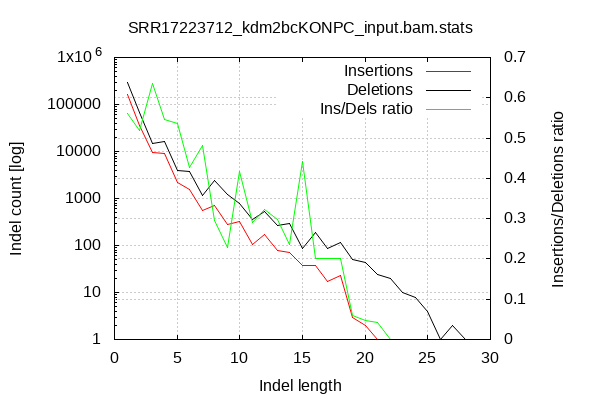

gnuplot code for this plot:

        set terminal png size 600,400 truecolor
        set output "SRR17223712_kdm2bcKONPC_input_stats/indel-dist.png"
        set grid xtics ytics y2tics back lc rgb "#cccccc"
        set style line 1 linetype 1  linecolor rgb "red"
        set style line 2 linetype 2  linecolor rgb "black"
        set style line 3 linetype 3  linecolor rgb "green"
        set style increment user
        set ylabel "Indel count [log]"
        set xlabel "Indel length"
        set y2label "Insertions/Deletions ratio"
        set log y
        set y2tics nomirror
        set ytics nomirror
        set title "SRR17223712_kdm2bcKONPC_input.bam.stats" noenhanced
        plot '-' w l ti 'Insertions', '-' w l ti 'Deletions', '-' axes x1y2 w l ti "Ins/Dels ratio"
    1	161491
2	35373
3	9526
4	8953
5	2158
6	1570
7	547
8	703
9	275
10	328
11	103
12	171
13	79
14	70
15	38
16	38
17	17
18	23
19	3
20	2
21	1
22	0
23	0
24	0
25	0
26	0
27	0
28	0
29	0
end
1	287541
2	68215
3	14983
4	16402
5	4032
6	3680
7	1134
8	2370
9	1203
10	785
11	355
12	531
13	265
14	296
15	86
16	188
17	85
18	115
19	50
20	43
21	24
22	20
23	10
24	8
25	4
26	1
27	2
28	1
29	1
end
1	0.561628
2	0.518552
3	0.635787
4	0.545848
5	0.535218
6	0.426630
7	0.482363
8	0.296624
9	0.228595
10	0.417834
11	0.290141
12	0.322034
13	0.298113
14	0.236486
15	0.441860
16	0.202128
17	0.200000
18	0.200000
19	0.060000
20	0.046512
21	0.041667
22	0.000000
23	0.000000
24	0.000000
25	0.000000
26	0.000000
27	0.000000
28	0.000000
29	0.000000
end
